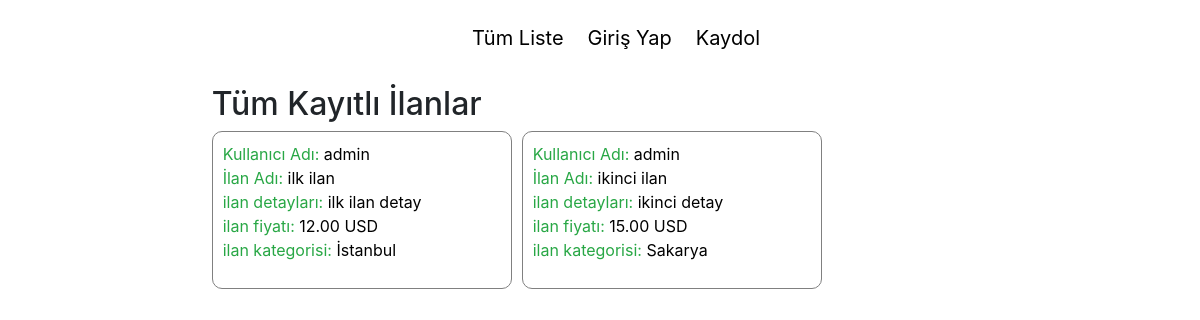
The page /list-all/ on the database as committed earlier.
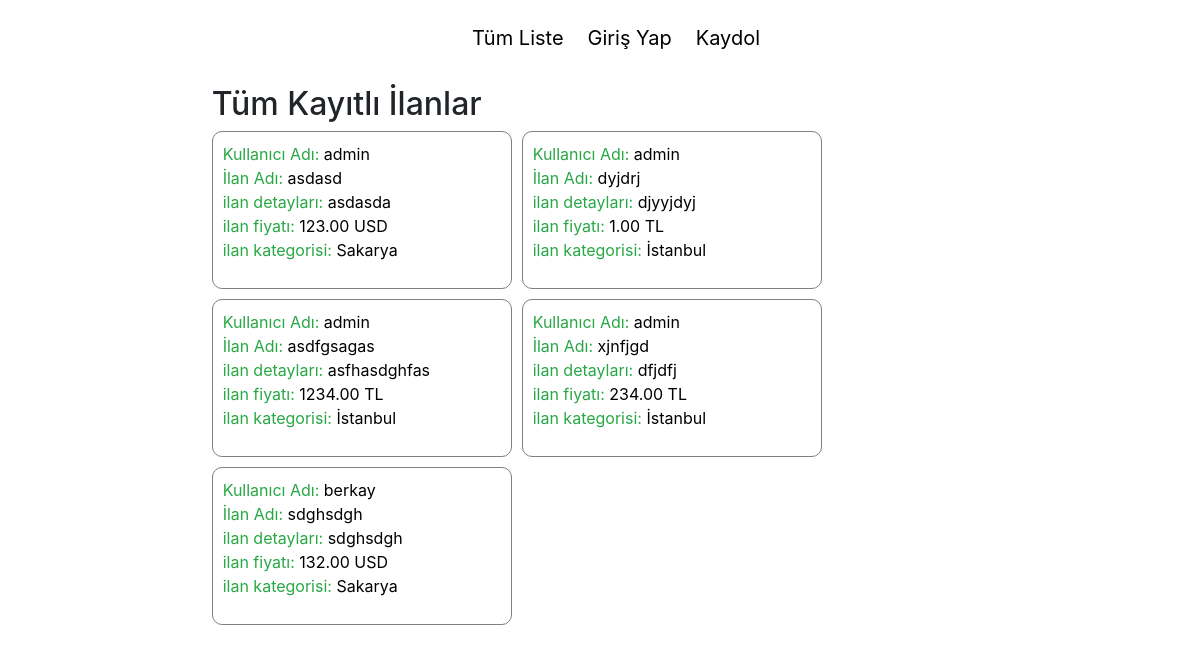
The same page on the database as committed later.
### posts/models.py (models this page shows, shortened)
class PostModel(models.Model):
    user = models.ForeignKey(User, on_delete=models.CASCADE, related_name='post_user')
    title = models.CharField(max_length=120)
    about_post = models.CharField(max_length=200)
    price = models.DecimalField(max_digits=10, decimal_places=2)
    currency  = models.CharField(max_length=5, null=True)
    category = models.CharField(max_length=15)
    releaseDate = models.DateTimeField(auto_now_add=True)
    slug = models.SlugField(unique=True, editable=False, max_length=130)
    sold_or_not_model = models.BooleanField(default=False)

### register/models.py (models this page shows)
class CustomUser(AbstractUser):
    email = models.EmailField(_('email address'), unique=True)

### posts/views.py (the view)
# urls.py: path("list-all/", views.list_all_view, name="all_posts"),
def list_all_view(response):
    p = PostModel.objects.all()
    return render(response, "posts/post_all.html", {'posts': p})

### posts/templates/posts/post_all.html
{% extends "root/base.html" %}
{% block content %}
<h2>
  Tüm Kayıtlı İlanlar
</h2>
<div class="main_border">
{% for item in posts %}
<a href="/posts/{{item.slug}}">
<div class="item_border">
<ul><span style="color: #28a745">Kullanıcı Adı:</span> {{ item.user }}
    <ul>
      <li><span style="color: #28a745">İlan Adı:</span> {{ item.title }}
            <ul>
                <li><span style="color: #28a745">ilan detayları:</span>  {{ item.about_post }}</li>
                <li><span style="color: #28a745">ilan fiyatı:</span> {{ item.price }} {{ item.currency }}</li>
                <li><span style="color: #28a745">ilan kategorisi:</span> {{ item.category }}</li>
            </ul>
        </li>
    </ul>
</ul>
</div>
</a>
{% endfor %}
</div>
{% endblock %}

Rows that differ between the two databases and show on the page:
changed PostModel: title "ilk ilan" → "asdasd"; about_post "ilk ilan detay" → "asdasda"; price "12.00" → "123.00"; category "İstanbul" → "Sakarya"
changed PostModel: title "ikinci ilan" → "dyjdrj"; about_post "ikinci detay" → "djyyjdyj"; price "15.00" → "1.00"; currency "USD" → "TL"; category "Sakarya" → "İstanbul"
added PostModel: user "admin", title "asdfgsagas", about_post "asfhasdghfas", price "1234.00", currency "TL", category "İstanbul"
added PostModel: user "admin", title "xjnfjgd", about_post "dfjdfj", price "234.00", currency "TL", category "İstanbul"
added PostModel: user "berkay", title "sdghsdgh", about_post "sdghsdgh", price "132.00", currency "USD", category "Sakarya"
